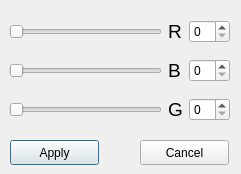
<?xml version="1.0" encoding="UTF-8"?>
<ui version="4.0">
 <class>DialogRange</class>
 <widget class="QDialog" name="DialogRange">
  <property name="geometry">
   <rect>
    <x>0</x>
    <y>0</y>
    <width>241</width>
    <height>174</height>
   </rect>
  </property>
  <property name="windowTitle">
   <string>Dialog</string>
  </property>
  <widget class="QWidget" name="gridLayoutWidget">
   <property name="geometry">
    <rect>
     <x>9</x>
     <y>10</y>
     <width>221</width>
     <height>124</height>
    </rect>
   </property>
   <layout class="QGridLayout" name="gridLayout">
    <item row="1" column="1">
     <widget class="QLabel" name="labelR">
      <property name="font">
       <font>
        <pointsize>14</pointsize>
       </font>
      </property>
      <property name="text">
       <string>R</string>
      </property>
     </widget>
    </item>
    <item row="1" column="0">
     <widget class="QSlider" name="Rrange">
      <property name="orientation">
       <enum>Qt::Horizontal</enum>
      </property>
     </widget>
    </item>
    <item row="3" column="0">
     <widget class="QSlider" name="Grange">
      <property name="orientation">
       <enum>Qt::Horizontal</enum>
      </property>
     </widget>
    </item>
    <item row="3" column="1">
     <widget class="QLabel" name="labelApertureSize_2">
      <property name="font">
       <font>
        <pointsize>14</pointsize>
       </font>
      </property>
      <property name="text">
       <string>B</string>
      </property>
     </widget>
    </item>
    <item row="5" column="1">
     <widget class="QLabel" name="labelApertureSize_3">
      <property name="font">
       <font>
        <pointsize>14</pointsize>
       </font>
      </property>
      <property name="text">
       <string>G</string>
      </property>
     </widget>
    </item>
    <item row="5" column="0">
     <widget class="QSlider" name="Brange">
      <property name="orientation">
       <enum>Qt::Horizontal</enum>
      </property>
     </widget>
    </item>
    <item row="5" column="2">
     <widget class="QSpinBox" name="spinGrange"/>
    </item>
    <item row="3" column="2">
     <widget class="QSpinBox" name="spinBrange"/>
    </item>
    <item row="1" column="2">
     <widget class="QSpinBox" name="spinRrange"/>
    </item>
   </layout>
  </widget>
  <widget class="QPushButton" name="applyButton">
   <property name="geometry">
    <rect>
     <x>10</x>
     <y>140</y>
     <width>89</width>
     <height>25</height>
    </rect>
   </property>
   <property name="text">
    <string>Apply</string>
   </property>
  </widget>
  <widget class="QPushButton" name="cancelButton">
   <property name="geometry">
    <rect>
     <x>140</x>
     <y>140</y>
     <width>89</width>
     <height>25</height>
    </rect>
   </property>
   <property name="text">
    <string>Cancel</string>
   </property>
  </widget>
 </widget>
 <resources/>
 <connections>
  <connection>
   <sender>applyButton</sender>
   <signal>pressed()</signal>
   <receiver>DialogRange</receiver>
   <slot>close()</slot>
   <hints>
    <hint type="sourcelabel">
     <x>54</x>
     <y>152</y>
    </hint>
    <hint type="destinationlabel">
     <x>120</x>
     <y>86</y>
    </hint>
   </hints>
  </connection>
  <connection>
   <sender>cancelButton</sender>
   <signal>pressed()</signal>
   <receiver>DialogRange</receiver>
   <slot>close()</slot>
   <hints>
    <hint type="sourcelabel">
     <x>184</x>
     <y>152</y>
    </hint>
    <hint type="destinationlabel">
     <x>120</x>
     <y>86</y>
    </hint>
   </hints>
  </connection>
 </connections>
</ui>
